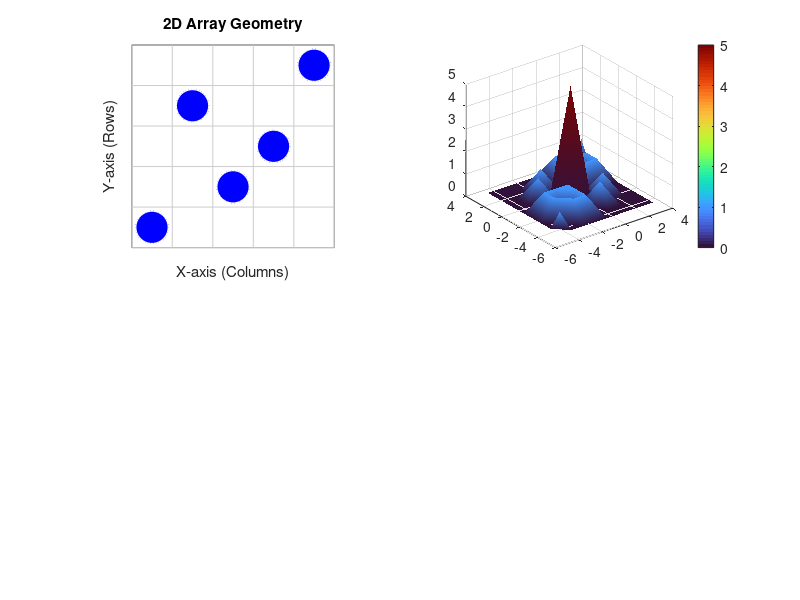

The MATLAB script that drew this image: (Note: this script raises an error after producing the figure.)
clear;
array = [1 0 0 0 0;
         0 0 1 0 0;
         0 0 0 1 0;
         0 1 0 0 0;
         0 0 0 0 1];
% Find positions of active elements
[row, col] = find(array == 1);

%% 1. 2D Array Geometry Visualization with Grid
figure;

subplot(2,2,1);  % First subplot (top-left)

% Add 5x5 grid overlay first
hold on;
for i = 0.5:1:5.5
    plot([0.5, 5.5], [i, i], 'Color', [0.8 0.8 0.8], 'LineWidth', 0.5);  % Light gray horizontal lines
    plot([i, i], [0.5, 5.5], 'Color', [0.8 0.8 0.8], 'LineWidth', 0.5);  % Light gray vertical lines
end

% Plot the dots on top of the grid
scatter(col, row, 600, 'o', 'MarkerFaceColor', 'b', 'MarkerEdgeColor', 'w', 'LineWidth', 2);

% Aesthetic settings
title('2D Array Geometry');
xlabel('X-axis (Columns)');
ylabel('Y-axis (Rows)');
axis([0.5 5.5 0.5 5.5]);
axis square;
grid on;

% Hide tick labels
set(gca, 'XTick', [], 'YTick', []);
box on;  % Add border around plot

%% 2. Autocorrelation Plot
% Autocorrelation calculation
autocorr_result = xcorr2(array);

% Prepare meshgrid for plotting
[x, y] = meshgrid(-(size(autocorr_result, 2)/2):(size(autocorr_result, 2)/2 - 1), ...
                  -(size(autocorr_result, 1)/2):(size(autocorr_result, 1)/2 - 1));

subplot(2,2,2);  % Second subplot (top-right)
caxis([0, 3]);
colormap(turbo);  % Hot colormap for better red intensity
surf(x, y, autocorr_result, 'EdgeColor', 'none'); % Smooth surface plot

% Enhanced colormap for strong red contrast
colorbar;
shading interp;
lighting phong;
camlight left;
title('Array Autocorrelation');
xlabel('i');
ylabel('j');
zlabel('\chi_c(i,j)');
view(45, 30);  % Adjust view for 3D effect
axis tight;

%% 3. Distinct Displacement Vectors Visualization with Grid
subplot(2,2,3);  % Third subplot (bottom-left)

% Add 5x5 grid overlay first
hold on;
for i = 0.5:1:5.5
    plot([0.5, 5.5], [i, i], 'Color', [0.8 0.8 0.8], 'LineWidth', 0.5);  % Light gray horizontal lines
    plot([i, i], [0.5, 5.5], 'Color', [0.8 0.8 0.8], 'LineWidth', 0.5);  % Light gray vertical lines
end

% Draw displacement vectors between all pairs of elements
for i = 1:length(row)
    for j = 1:length(row)
        % Draw arrow between elements
        quiver(col(i), row(i), col(j)-col(i), row(j)-row(i), 0, ...
               'LineWidth', 1.5, 'MaxHeadSize', 0.5, 'Color', 'r');
    end
end

% Plot the dots on top of arrows and grid
scatter(col, row, 600, 'o', 'MarkerFaceColor', 'b', 'MarkerEdgeColor', 'w', 'LineWidth', 2);

% Aesthetic settings
title('Distinct Displacement Vectors');
xlabel('Column Index');
ylabel('Row Index');
axis([0.5 5.5 0.5 5.5]);
axis square;
grid on;

% Hide tick labels
set(gca, 'XTick', [], 'YTick', []);
box on;

%% 4. Enhanced Array Element Density Map (Heatmap with Strong Red)
subplot(2,2,4);  % Fourth subplot (bottom-right)
imagesc(array);  % Display the array as an image

% Enhanced colormap with strong red for intensity
colormap(parula);
caxis([0, max(array(:)) * 1.5]);  % Stretch color limits to intensify red
colorbar;

% Aesthetic settings
title('Enhanced Element Density Map');
xlabel('Columns');
ylabel('Rows');
axis equal;
set(gca, 'YTick', [], 'XTick', []);  % Hide ticks for clean look
box on;

%% Adjust the figure layout
set(gcf, 'Position', [100, 100, 1000, 1000]);  % Resize the figure window for square layout

%% Microphone Placement Configurations
scaling_factor = 3;
x_offset = -10;
y_offset = -4;

costas_array = [
     1, 1;
     2, 4;
     3, 2;
     4, 3;
     5, 5
] * scaling_factor + [x_offset, y_offset];

costas_array_3D = [[costas_array, zeros(size(costas_array, 1), 1)]; [-12, 2.3, 10]];
    markers = {'o', '^', 's', 'd', 'p', 'h', 'x', '+', 'v','<',};
%    colors = {'b', 'm', 'g', 'c', 'y', 'k', 'r', 'b', 'm', 'g'};
colors = {'b', 'm', 'g', 'c', 'y', 'k', 'r', ...  % Standard colors
          [0.5, 0.2, 0.8], [0.9, 0.3, 0.3], [0.3, 0.7, 0.2], ... % Custom RGB colors
          [0.1, 0.5, 0.9], [0.6, 0.2, 0.5], [0.9, 0.7, 0.1], ...
          [0.3, 0.3, 0.3], [0.7, 0.4, 0.1], [0.2, 0.8, 0.8]};
legend_handles = [];
legend_labels = {};
figure;
subplot(1,2,1);
h = scatter3(costas_array(:, 1), costas_array(:, 2), 0, 200, ...
                 'b', 'o','MarkerFaceColor', 'b','MarkerEdgeColor', 'k','LineWidth', 0.5); % Explicitly define edge color
subplot(1,2,2);
    h = scatter3(costas_array_3D(:, 1), costas_array_3D(:, 2), costas_array_3D(:, 3), 200, ...
                 'b', 'o','MarkerFaceColor', 'b','MarkerEdgeColor', 'k','LineWidth', 0.5); % Explicitly define edge color
                 
    legend_handles = [legend_handles, h];
